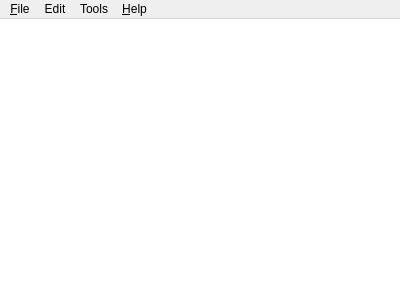
<?xml version="1.0" encoding="UTF-8"?>
<ui version="4.0">
 <class>MainWindow</class>
 <widget class="QMainWindow" name="MainWindow">
  <property name="geometry">
   <rect>
    <x>0</x>
    <y>0</y>
    <width>400</width>
    <height>300</height>
   </rect>
  </property>
  <property name="tabletTracking">
   <bool>false</bool>
  </property>
  <property name="windowTitle">
   <string>qView</string>
  </property>
  <widget class="QWidget" name="centralWidget">
   <property name="contextMenuPolicy">
    <enum>Qt::DefaultContextMenu</enum>
   </property>
   <property name="layoutDirection">
    <enum>Qt::LeftToRight</enum>
   </property>
   <layout class="QVBoxLayout" name="verticalLayout">
    <property name="leftMargin">
     <number>0</number>
    </property>
    <property name="topMargin">
     <number>0</number>
    </property>
    <property name="rightMargin">
     <number>0</number>
    </property>
    <property name="bottomMargin">
     <number>0</number>
    </property>
    <item>
     <widget class="QVGraphicsView" name="graphicsView">
      <property name="enabled">
       <bool>true</bool>
      </property>
      <property name="sizePolicy">
       <sizepolicy hsizetype="Expanding" vsizetype="Expanding">
        <horstretch>0</horstretch>
        <verstretch>0</verstretch>
       </sizepolicy>
      </property>
      <property name="contextMenuPolicy">
       <enum>Qt::ActionsContextMenu</enum>
      </property>
      <property name="autoFillBackground">
       <bool>false</bool>
      </property>
      <property name="frameShape">
       <enum>QFrame::NoFrame</enum>
      </property>
      <property name="frameShadow">
       <enum>QFrame::Plain</enum>
      </property>
      <property name="lineWidth">
       <number>0</number>
      </property>
      <property name="verticalScrollBarPolicy">
       <enum>Qt::ScrollBarAlwaysOff</enum>
      </property>
      <property name="horizontalScrollBarPolicy">
       <enum>Qt::ScrollBarAlwaysOff</enum>
      </property>
      <property name="backgroundBrush">
       <brush brushstyle="SolidPattern">
        <color alpha="255">
         <red>21</red>
         <green>21</green>
         <blue>21</blue>
        </color>
       </brush>
      </property>
      <property name="renderHints">
       <set>QPainter::Antialiasing|QPainter::SmoothPixmapTransform</set>
      </property>
      <property name="dragMode">
       <enum>QGraphicsView::ScrollHandDrag</enum>
      </property>
      <property name="viewportUpdateMode">
       <enum>QGraphicsView::MinimalViewportUpdate</enum>
      </property>
     </widget>
    </item>
   </layout>
  </widget>
  <widget class="QMenuBar" name="menuBar">
   <property name="enabled">
    <bool>true</bool>
   </property>
   <property name="geometry">
    <rect>
     <x>0</x>
     <y>0</y>
     <width>400</width>
     <height>20</height>
    </rect>
   </property>
   <property name="nativeMenuBar">
    <bool>true</bool>
   </property>
   <widget class="QMenu" name="menuFile">
    <property name="title">
     <string>&amp;File</string>
    </property>
    <addaction name="actionOpen"/>
   </widget>
   <widget class="QMenu" name="menuHelp">
    <property name="title">
     <string>&amp;Help</string>
    </property>
    <addaction name="actionAbout"/>
    <addaction name="actionAbout_Qt"/>
   </widget>
   <widget class="QMenu" name="menuEdit">
    <property name="title">
     <string>Edit</string>
    </property>
    <addaction name="actionPaste"/>
   </widget>
   <widget class="QMenu" name="menuTools">
    <property name="title">
     <string>Tools</string>
    </property>
    <addaction name="actionOptions"/>
   </widget>
   <addaction name="menuFile"/>
   <addaction name="menuEdit"/>
   <addaction name="menuTools"/>
   <addaction name="menuHelp"/>
  </widget>
  <action name="actionOpen">
   <property name="text">
    <string>&amp;Open</string>
   </property>
  </action>
  <action name="actionAbout">
   <property name="text">
    <string>&amp;About</string>
   </property>
  </action>
  <action name="actionAbout_Qt">
   <property name="text">
    <string>About &amp;Qt</string>
   </property>
  </action>
  <action name="actionPaste">
   <property name="text">
    <string>&amp;Paste</string>
   </property>
  </action>
  <action name="actionOptions">
   <property name="text">
    <string>Options</string>
   </property>
  </action>
 </widget>
 <layoutdefault spacing="6" margin="11"/>
 <customwidgets>
  <customwidget>
   <class>QVGraphicsView</class>
   <extends>QGraphicsView</extends>
   <header>qvgraphicsview.h</header>
  </customwidget>
 </customwidgets>
 <resources/>
 <connections/>
</ui>
